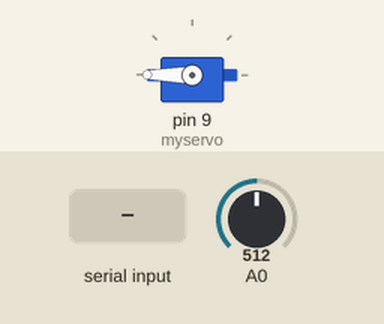
This sketch was run on a simulated Arduino Uno, built with avr-gcc and run on an emulated ATmega328P. On the bench: servo. Inputs (shaded band) come from the test bench; at power-on: A0 = 512. What the sketch prints to the serial monitor is not drawn.

Above: at 1.2 s.
1.3 s: "r" received over Serial
4.3 s: A0 set to 90
6.8 s: A0 set to 240
9.8 s: A0 set to 106
11.3 s: A0 set to 91
At 12.1 s:
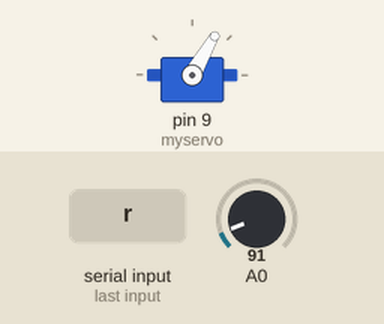
14.3 s: "l" received over Serial
At 19.0 s:
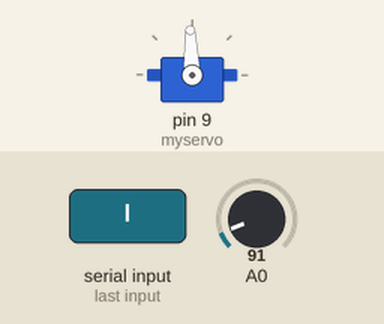
Timing chart, 0 to 19.3 s (numbered marks = the images above; inputs shaded):
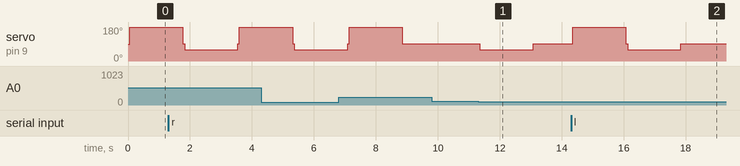

Measured:
- the behaviour switches between 100 and 99 on A0 (found by bisection; images 0 and 1)
- after the input at 9.8 s, every drawn part: stays the same
- after the input at 11.3 s, servo on pin 9 (myservo): 92° → 60° after 0.05 s, → 92° 1.7 s later
- after the input at 14.3 s, servo on pin 9 (myservo): 92° → 180° after 0.05 s, → 60° 1.7 s later, → 92° 1.8 s later

The sketch:

servo360_bloom_lightsensor.ino
```cpp
// Sweep
// by BARRAGAN <http://barraganstudio.com>

#include <Servo.h>

Servo myservo;  // create servo object to control a servo
// a maximum of eight servo objects can be created

int pos = 0;    // variable to store the servo position
int incomingByte = 0;   // for incoming serial data

boolean bloomed = false;
boolean unbloomed = true;
int bloomTo;

int openVal;
int closeVal;

int degree;

int readCount = 0;
int analogValue = analogRead(A0);  //A3 on teensy
void setup()
{
  myservo.attach(9);  // attaches the servo on pin 20  //D2 on teensy
  Serial.begin(9600);
  //  myservo.write(0);
  //  myservo.write(92);
}


void loop()
{

    int analogValue = analogRead(A0);
//     myservo.write(110);
  if (bloomed == false) {
    openVal = analogRead(A0);
//    if (openVal > 500) open(); // daytime
    if (openVal > 230) open(); // nighttime

  }

  if (bloomed != false) {
    closeVal = analogRead(A0);
//    if (closeVal < 260) close(); //daytime
    if (closeVal < 100) close(); //nighttime
  }

  //    if (readCount == 0 ) lightReading(analogValue);
  //    readCount++;

  //}

  //send data only when you receive data:
  if (Serial.available() > 0) {
    // read the incoming byte:
    incomingByte = Serial.read();

    Serial.print("received: ");
    Serial.print (incomingByte);
    if (incomingByte == 114) { //ASCI r
      close();
      Serial.println(" sent 0 Stopped ");
    }
    if (incomingByte == 108) {  // ASCII l
      open();
      Serial.println(" sent 0 Stopped ");
    }
    if (incomingByte == 48) {
      Serial.println(" sent Stopped ");
      myservo.write(92);
    }

    if (incomingByte == 97) {
      lightReading(analogValue);
    }

    if (incomingByte == 111){ //ASCII o
      open();
    }
  }
}


void lightReading(int a) {

  Serial.print("Analog reading = ");
  Serial.print(a);   // the raw analog reading

  // We'll have a few threshholds, qualitatively determined
  if (a < 10) {
    Serial.println(" - Dark");
    close();
  } else if (a < 200) {
    Serial.println(" - Dim");
    close();
  } else if (a < 500) {
    Serial.println(" - Light");
    close();
  } else if (a < 800) {
    Serial.println(" - Bright");
    open();
  } else {
    Serial.println(" - Very bright");
    open();
  }


}

void open() {
  Serial.println(" sent 180 Rotaing CCW ");
  degree = 100;
  if (!bloomed) {
    openVal = analogRead(A0);
    Serial.print("Analog reading = ");
    Serial.print(openVal);   // the raw analog reading
    delay(50);
    myservo.write(180);

    for (pos = 0; pos <= 85; pos += 1)  { // goes from 0 degrees to 180 degrees
      //      Serial.println(pos);
      delay(20);                       // waits 15ms for the servo to reach the position

      if (pos >= 85)  myservo.write(92);
    }
  }
  bloomed = true;
  readCount = 0;
  openVal = 0;
}


void close() {
  Serial.println(" sent 0 Rotainlg CW ");
  degree = 60;
  if (bloomed) {
    closeVal = analogRead(A0);
    Serial.print("Analog reading = ");
    Serial.print(closeVal);   // the raw analog reading
    delay(50);
    myservo.write(60);

    for (pos = 0; pos <= 85; pos += 1) { // goes from 0 degrees to 180 degrees
      //      Serial.println(pos);
      delay(20);                       // waits 15ms for the servo to reach the position
      if (pos == 85)  myservo.write(92);
    }
  }
  bloomed = false;
  readCount = 0;
  closeVal = 0;

}
```
